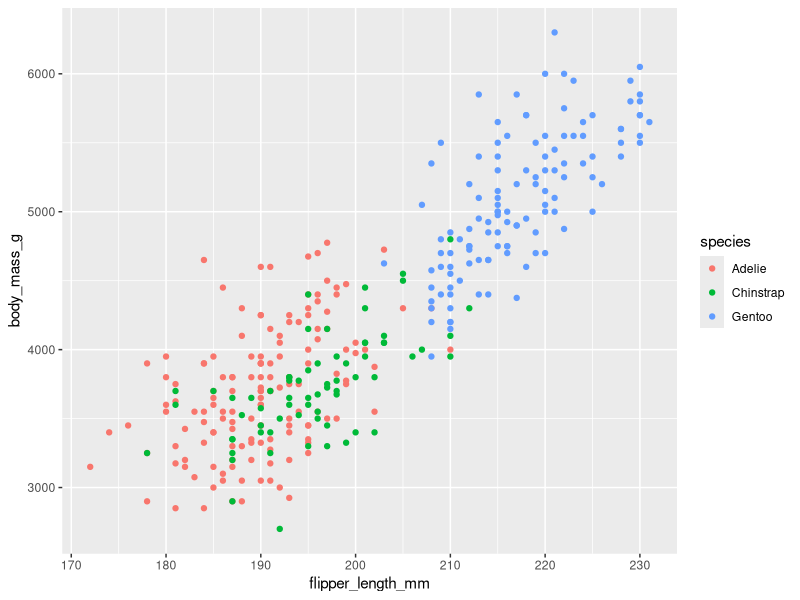
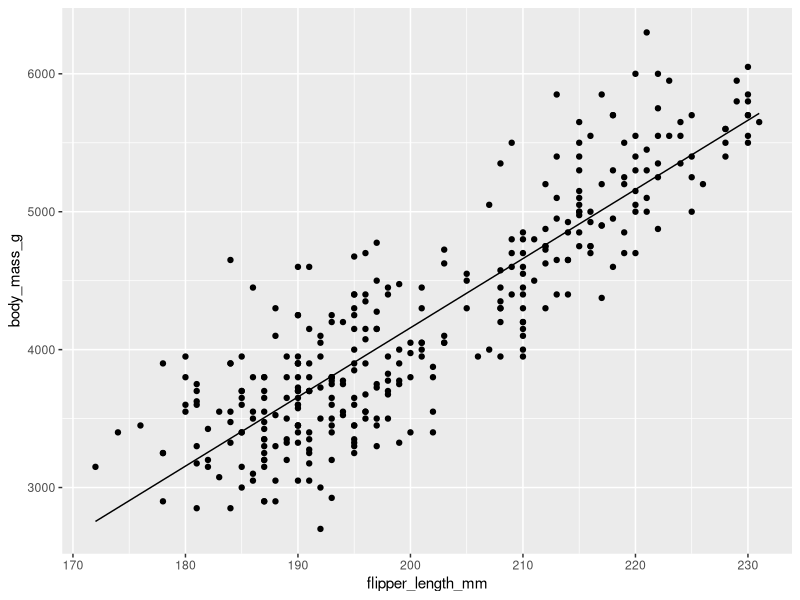
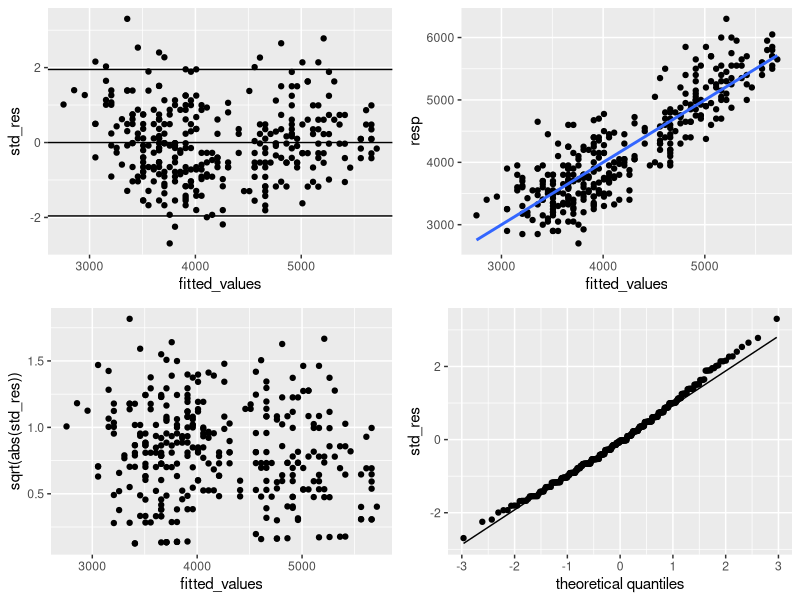

Write the R code that produced these figures, in order.
## ---- chunk 1
dat <- palmerpenguins::penguins
dat <- dat[complete.cases(dat),]
head(dat)
## ---- chunk 2
library(ggplot2) 
library(broom)
## ---- chunk 3
dat |> ggplot(aes(flipper_length_mm, body_mass_g,color = species)) +
  geom_point()
## ---- chunk 4
mm1 <- lm(body_mass_g ~ flipper_length_mm, data = dat)

ggplot(dat,aes(flipper_length_mm, body_mass_g)) +
  geom_point() +
  geom_line(aes(y = fitted(mm1)))
## ---- chunk 5
mm1 |> tidy()
## ---- chunk 6
# Model fits

mm1 |> glance()
## ---- chunk 7
mm1 |> doBy::plot_lm()
## ---- chunk 8

dat <- modelr::add_residuals(dat, mm1)

dat <- modelr::add_predictions(dat, mm1)

dat
## ---- chunk 9
# Model evaluation



